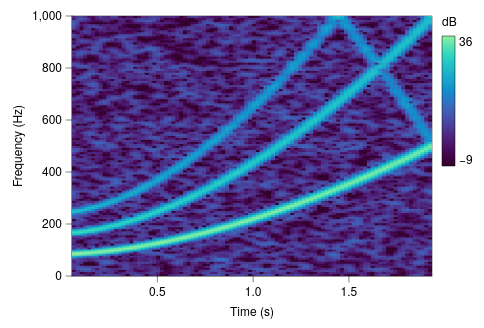

Specify this chart in Vega-Lite:
### Vega-Lite specification from a JSON file in a GitHub repository (floating-point values rounded to 4 significant figures; data arrays with more than 128 entries replaced by an {"elided": "..."} marker saying what was removed)
{"background": null, "config": {"arc": {"fill": "#DBDBDB", "fillOpacity": 1.0, "innerRadius": 32.5, "padAngle": 0.03, "stroke": "black", "strokeOpacity": 1, "strokeWidth": 0.25}, "area": {"fill": "#DBDBDB", "fillOpacity": 1.0, "stroke": "black", "strokeOpacity": 1, "strokeWidth": 0.25}, "axis": {"domain": true, "domainCap": "round", "domainColor": "black", "domainWidth": 0.25, "grid": false, "gridCap": "round", "gridColor": "#F1F1F1", "gridDash": [0, 0], "gridOpacity": 1.0, "gridWidth": 0.25, "labelColor": "black", "labelFont": "Helvetica Neue, HelveticaNeue, Helvetica, Arial, sans-serif", "labelFontSize": 6, "labelFontStyle": "normal", "labelFontWeight": 400, "offset": 0, "ticks": true, "tickCap": "round", "tickColor": "black", "tickRound": false, "tickSize": 3, "tickWidth": 0.25, "titleColor": "black", "titleFont": "Helvetica Neue, HelveticaNeue, Helvetica, Arial, sans-serif", "titleFontSize": 6, "titleFontStyle": "normal", "titleFontWeight": 400}, "axisX": {"domain": true, "labelAlign": "center", "labelAngle": 0, "labels": true, "ticks": true, "translate": 0}, "axisY": {"domain": true, "labelAlign": "right", "labelAngle": 0, "labels": true, "ticks": true, "translate": 0}, "axisRight": {"domain": true, "labelAlign": "left", "labelAngle": 0, "labels": true, "ticks": true, "translate": 0}, "axisTop": {"domain": true, "labelAlign": "center", "labelAngle": 0, "labels": true, "ticks": true, "translate": 0}, "axisBand": {"tickOffset": 0}, "bar": {"fill": "#DBDBDB", "fillOpacity": 1.0, "stroke": "black", "strokeOpacity": 1, "strokeWidth": 0.25}, "boxplot": {"size": 11.7, "ticks": {"cornerRadius": 0.25, "fill": "black", "opacity": 1, "size": 5.85, "thickness": 0.25}, "box": {"fillOpacity": 1.0, "stroke": "black", "strokeOpacity": 1, "strokeWidth": 0.25}, "median": {"cornerRadius": 0, "fill": "black", "fillOpacity": 1.0, "opacity": 1, "size": 11.7, "thickness": 0.25}, "rule": {"fill": "black", "fillOpacity": 1.0, "size": 13.0, "stroke": "black", "strokeDash": [0, 0], "strokeOpacity": 1, "strokeWidth": 0.25}, "outliers": {"color": "black", "fill": "black", "fillOpacity": 1.0, "size": 0, "stroke": "black", "strokeOpacity": 1, "strokeWidth": 0.25}}, "circle": {"fill": "black", "fillOpacity": 1.0, "size": 1.625, "stroke": null, "strokeOpacity": 1, "strokeWidth": 0.25}, "errorband": {"band": {"fillOpacity": 0.6, "stroke": null, "strokeWidth": 0.25, "strokeOpacity": 1}, "borders": {"opacity": 0, "strokeOpacity": 1, "strokeWidth": 0.25}}, "errorbar": {"opacity": 1, "rule": {"strokeDash": [0, 0], "strokeWidth": 0.25}, "ticks": {"color": "black", "cornerRadius": 0.125, "opacity": 1, "size": 7.8, "thickness": 0.25}, "thickness": 0.25}, "font": "Helvetica Neue, HelveticaNeue, Helvetica, Arial, sans-serif", "geoshape": {"fill": "#DBDBDB", "fillOpacity": 1.0, "stroke": "black", "strokeOpacity": 1, "strokeWidth": 0.25}, "header": {"labelColor": "black", "labelFont": "Helvetica Neue, HelveticaNeue, Helvetica, Arial, sans-serif", "labelFontSize": 6, "labelFontStyle": "normal", "labelFontWeight": 400, "titleColor": "black", "titleFont": "Helvetica Neue, HelveticaNeue, Helvetica, Arial, sans-serif", "titleFontSize": 6, "titleFontStyle": "normal", "titleFontWeight": 400, "titlePadding": 0}, "legend": {"disable": false, "offset": 4.5, "titlePadding": 4, "labelOffset": 2, "gradientLabelOffset": 2, "columnPadding": 4, "rowPadding": 2, "gradientLength": 65.0, "gradientThickness": 6.5, "gradientOpacity": 1.0, "gradientStrokeColor": "black", "gradientStrokeWidth": 0.25, "labelColor": "black", "labelFont": "Helvetica Neue, HelveticaNeue, Helvetica, Arial, sans-serif", "labelFontSize": 6, "labelFontStyle": "normal", "labelFontWeight": 400, "strokeColor": "black", "strokeWidth": 0, "symbolSize": 36, "symbolStrokeColor": "black", "symbolStrokeWidth": 0.25, "titleColor": "black", "titleFont": "Helvetica Neue, HelveticaNeue, Helvetica, Arial, sans-serif", "titleFontSize": 6, "titleFontStyle": "normal", "titleFontWeight": 400}, "line": {"color": "black", "stroke": "black", "strokeCap": "butt", "strokeDash": [0, 0], "strokeOpacity": 1, "strokeWidth": 0.5}, "point": {"filled": true, "fill": "#DBDBDB", "fillOpacity": 1.0, "size": 6.5, "stroke": "black", "strokeOpacity": 1, "strokeWidth": 0.25}, "range": {"category": ["#B2B2B2", "#4A7CD3", "#008542", "#664CAF", "#509F98", "#636363", "#284F93", "#005226", "#382864", "#285753"], "diverging": {"scheme": ["#443E60", "#5F597E", "#7C759B", "#9994B6", "#B7B4CC", "#D6D5DC", "#F6F6F6", "#D1DAD9", "#A4C2BF", "#7AA9A4", "#578E89", "#37736E", "#1B5954"]}, "heatmap": {"scheme": ["#32022B", "#43044D", "#4C196E", "#4D338C", "#484DA6", "#3A68BB", "#1D83CA", "#1D9CCB", "#23B5C9", "#28CDC5", "#4DE0B4", "#91EE9F"]}, "ordinal": {"scheme": ["#F1F1F1", "#DBDBDB", "#C6C6C6", "#B2B2B2", "#9D9D9D", "#898989", "#767676", "#636363", "#515151", "#404040", "#2F2F2F", "#1F1F1F"]}, "ramp": {"scheme": ["#440154", "#472270", "#433E82", "#38598C", "#2C728E", "#238A8D", "#24A086", "#39B578", "#5DC862", "#96D646", "#CAE02D", "#FDE724"]}}, "rule": {"color": "black", "stroke": "black", "strokeCap": "round", "strokeDash": [2, 2], "strokeOpacity": 1, "strokeWidth": 0.25}, "scale": {"barBandPaddingInner": 0.1, "rectBandPaddingInner": 0, "tickBandPaddingInner": 0.1, "bandPaddingOuter": 0.1, "bandWithNestedOffsetPaddingInner": 0.2, "bandWithNestedOffsetPaddingOuter": 0.2, "offsetBandPaddingInner": 0, "offsetBandPaddingOuter": 0, "round": false}, "rect": {"fill": "#DBDBDB", "fillOpacity": 1.0, "stroke": "black", "strokeOpacity": 1, "strokeWidth": 0.25}, "square": {"fill": "#DBDBDB", "fillOpacity": 1.0, "size": 13.0, "stroke": "black", "strokeOpacity": 1, "strokeWidth": 0.25}, "text": {"color": "black", "font": "Helvetica Neue, HelveticaNeue, Helvetica, Arial, sans-serif", "fontSize": 6, "fontStyle": "normal", "fontWeight": 400}, "tick": {"color": "black", "cornerRadius": 0.125, "opacity": 1.0, "size": 11.7, "thickness": 0.25}, "title": {"anchor": "middle", "frame": "group", "color": "black", "font": "Helvetica Neue, HelveticaNeue, Helvetica, Arial, sans-serif", "fontSize": 6, "fontStyle": "normal", "fontWeight": 400, "subtitleColor": "black", "subtitleFont": "Helvetica Neue, HelveticaNeue, Helvetica, Arial, sans-serif", "subtitleFontSize": 6, "subtitleFontStyle": "normal", "subtitleFontWeight": 400}, "trail": {"color": "black", "opacity": 1, "size": 0.5}, "view": {"continuousWidth": 180, "continuousHeight": 130, "discreteWidth": 180, "discreteHeight": 130, "fill": null, "stroke": "black", "strokeWidth": 0.25}}, "data": {"name": "data-d58069456d3d1b7d8d72524f92b4bc8d"}, "mark": {"type": "rect", "clip": true, "stroke": null}, "encoding": {"color": {"field": "power", "title": "dB", "type": "quantitative"}, "x": {"field": "t0", "scale": {"domain": [0.054, 1.934], "nice": false}, "title": "Time (s)", "type": "quantitative"}, "x2": {"field": "t1"}, "y": {"field": "f0", "scale": {"domain": [0, 1000.0], "nice": false}, "title": "Frequency (Hz)", "type": "quantitative"}, "y2": {"field": "f1"}}, "$schema": "https://vega.github.io/schema/vega-lite/v6.4.1.json", "datasets": {"data-d58069456d3d1b7d8d72524f92b4bc8d": {"elided": "12032 records"}}}
